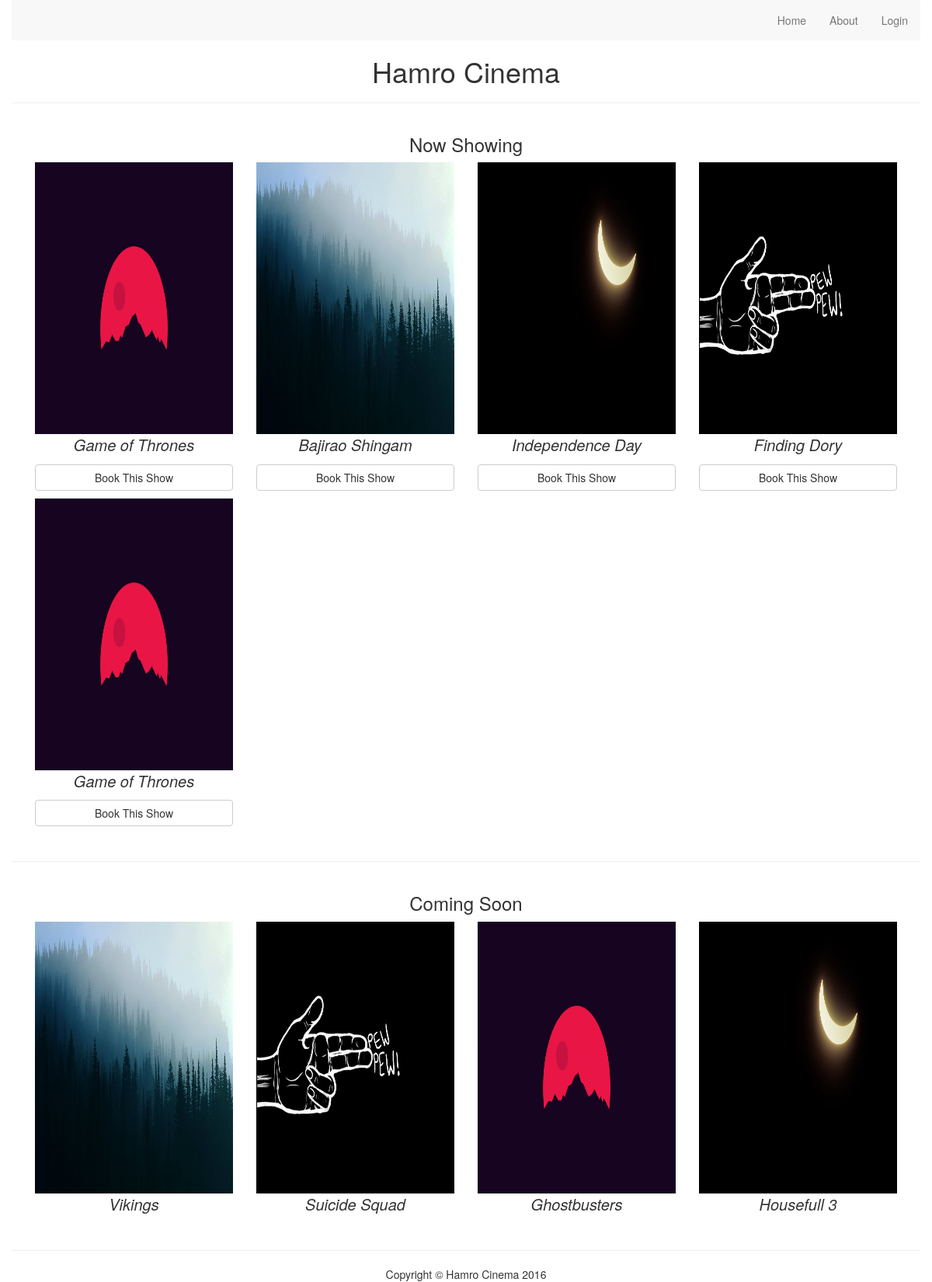
The page / on the database its author committed.
### tables this page shows
CREATE TABLE `movies` (
  `movie_id` int(11) NOT NULL,
  `name` varchar(255) NOT NULL,
  `image` varchar(255) NOT NULL,
  `status` int(11) NOT NULL
);

### initialize.php (called while the page is built, shortened)
<?php
$sessionCheck = "";
?>

### index.php (the view, shortened to what this page needs)
<!DOCTYPE html>
<html lang="en">
<?php
include 'include.php';
?>
<head>
    <link rel="stylesheet" type="text/css" href="style/bootstrap.min.css">
    <link rel="stylesheet" type="text/css" href="style/style.css">
</head>
<body>
    <div class="container-fluid">
        <?php include 'menu.php'; ?>
        <h1 class="title movieDivTitle">Hamro Cinema</h1><hr>
        <div class="movieDiv col-md-12">
			<h3 class="movieDivTitle">Now Showing</h3>
			<?php
			$movieQuery = $pdo->prepare('select * from hamrocinema.movies where status=?');
			$movieQuery->execute([1]);
			while ($row = $movieQuery->fetch()) {
			?>
			<div class="col-md-3 movieThumb">
				<img src="image/<?php echo $row['image']; ?>" class="img img-responsive">
				<span class="titleMovie col-md-12"><em><?php echo $row['name']; ?></em></span>
				<a class="bookButton btn btn-default col-md-12" href="book.php?mid=<?php echo $row['movie_id']; ?>" onclick="confirm('Book this show?')">Book This Show</a>
			</div>
			<?php
			}
			?>
		</div>
		<hr>
		<div class="movieDiv col-md-12">
			<h3 class="movieDivTitle">Coming Soon</h3>
			<?php
			$movieQuery->execute([2]);
			while ($row = $movieQuery->fetch()) {
			?>
			<div class="col-md-3 movieThumb">
				<img src="image/<?php echo $row['image']; ?>" class="img img-responsive">
				<span class="titleMovie col-md-12"><em><?php echo $row['name']; ?></em></span>
			</div>
			<?php
			}
			?>
		</div>
		<?php include 'footer.php'; ?>
    </div>
</body>
</html>

### menu.php
<nav class="navbar navbar-default">
  <div class="container-fluid">
    <div>
      <ul class="nav navbar-nav navbar-right">
        <?php if ($sessionCheck == "") { ?>
        	<li><a href="/hamrocinema/">Home</a></li>
	        <li><a href="/hamrocinema/about.php">About</a></li>
	        <li><a href="/hamrocinema/login.php">Login</a></li>
        <?php } else if ($sessionCheck != "") { ?>
        <li><a href="/hamrocinema/">Home</a></li>
        <li><a href="/hamrocinema/dashboard.php">Dashboard</a></li>
        <li><a href="/hamrocinema/about.php">About</a></li>
        <li><a href="/hamrocinema/logout.php">Logout</a></li>
      </ul>
      <?php } ?>
    </div>
  </div>
</nav>

### footer.php
<hr><footer class="footerP">Copyright &copy; Hamro Cinema <?php echo date('Y'); ?></footer>

### style/style.css (style rules this page uses)
body { text-align: justify; }
.movieThumb img.img.img-responsive { height: 350px; }
.titleMovie.col-md-12 { font-size: 20px; text-align: center; margin-bottom: 10px; }
.navbar.navbar-default { border-color: rgba(0,0,0,0); }
.movieDiv { margin-bottom: 15px; }
.movieDivTitle { text-align: center; }
.bookButton.btn.btn-default.col-md-12 { margin-bottom: 10px; }
.footerP { text-align: center; }

### rows shown on the page
movies: image (picture), name "Game of Thrones"
movies: image (picture), name "Bajirao Shingam"
movies: image (picture), name "Independence Day"
movies: image (picture), name "Finding Dory"
movies: image (picture), name "Game of Thrones"
movies: image (picture), name "Vikings"
movies: image (picture), name "Suicide Squad"
movies: image (picture), name "Ghostbusters"
movies: image (picture), name "Housefull 3"
